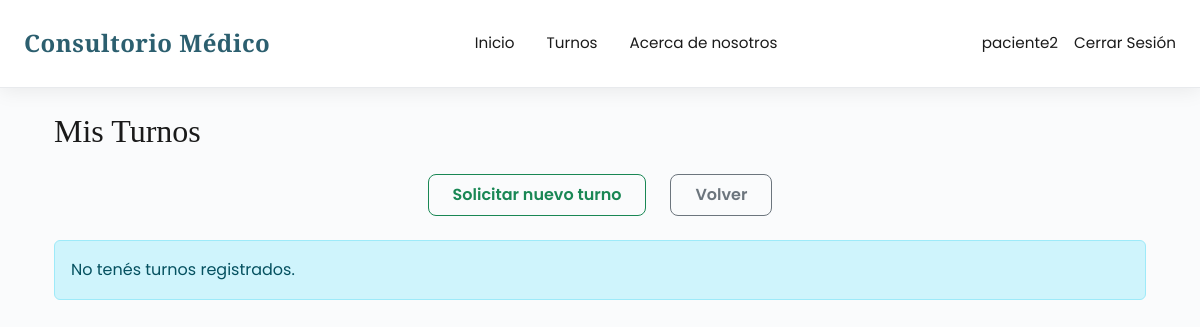
The app's page /turnos/mis/ (signed in), older data.
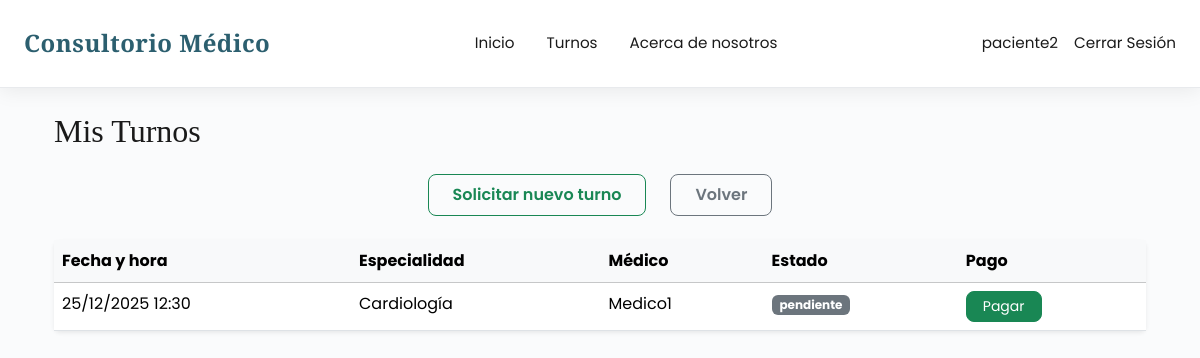
The same page, newer data.
### turnos/models.py (models this page shows, shortened)
class Turno(models.Model):
    paciente = models.ForeignKey(User, on_delete=models.CASCADE, related_name='turnos_paciente')
    medico = models.ForeignKey(User, on_delete=models.SET_NULL, null=True, blank=True, related_name='turnos_medico')
    especialidad = models.ForeignKey(Especialidad, on_delete=models.CASCADE, null=True, blank=True)
    fecha_hora = models.DateTimeField()
    creado_por = models.ForeignKey(User, on_delete=models.SET_NULL, null=True, blank=True, related_name='turnos_creados_por')
    estado = models.CharField(max_length=20, choices=ESTADO_TURNO, default='pendiente')
    asistencia_confirmada = models.BooleanField(default=False)  # la recepcionista marca cuando llega
    notificado_medico = models.BooleanField(default=False)      # la recepcionista puede avisar
    observaciones = models.TextField(blank=True)
    creado = models.DateTimeField(auto_now_add=True)
    pagado = models.BooleanField(default=False)
    metodo_pago = models.CharField(
        max_length=20,
        choices=[('mercadopago', 'Mercado Pago'), ('efectivo', 'Efectivo')],
        blank=True,
        null=True
    )
    id_pago_mp = models.CharField(max_length=100, blank=True, null=True)  # ID de MercadoPago
    class Meta:
        ordering = ['fecha_hora']

### Especialidades/models.py (models this page shows, shortened)
class Especialidad(models.Model):
    tipo = models.CharField(max_length=100, unique=True)
    descripcion = models.TextField(blank=True, null=True)

### turnos/views.py (the view)
# urls.py: path('mis/', views.MisTurnosView.as_view(), name='mis_turnos'),
class MisTurnosView(LoginRequiredMixin, GroupRequiredMixin, ListView):
    model = Turno
    template_name = 'turnos/mis_turnos.html'
    context_object_name = 'turnos'
    group_required = 'Paciente'
    def get_queryset(self):
        return Turno.objects.filter(
            paciente=self.request.user
        ).order_by('fecha_hora')

### Especialidades/templatetags/grupos_tags.py (called while the page is built)
@register.filter(name='has_group')
def has_group(user, group_name):
    return user.groups.filter(name=group_name).exists()

### accounts/mixins.py (called while the page is built)
    def dispatch(self, request, *args, **kwargs):
        if not request.user.is_authenticated:
            return self.handle_no_permission()
        allowed = False
        groups = self.group_required if isinstance(self.group_required, (list,tuple)) else [self.group_required]
        for g in groups:
            if request.user.groups.filter(name=g).exists():
                allowed = True
                break
        if not allowed:
            return self.handle_no_permission()
        return super().dispatch(request, *args, **kwargs)

### templates/turnos/mis_turnos.html (shortened to what this page needs)
{% extends "base.html" %}
{% block content %}
<div class="container mt-4">
    <h2 class="mb-4">Mis Turnos</h2>
    <div class="d-flex justify-content-center gap-4 mt-3">
        <a href="{% url 'turnos:crear_turno' %}"
           class="btn btn-outline-success px-4 py-2 fw-semibold rounded-3">
            Solicitar nuevo turno
        </a>
        <a href="{% url 'home' %}"
           class="btn btn-outline-secondary px-4 py-2 fw-semibold rounded-3">
            Volver
        </a>
    </div>
    {% if turnos %}
        <table class="table table-hover shadow-sm rounded mt-4">
    <thead class="table-light">
        <tr>
            <th>Fecha y hora</th>
            <th>Especialidad</th>
            <th>Médico</th>
            <th>Estado</th>
            <th>Pago</th>
        </tr>
    </thead>
    <tbody>
        {% for turno in turnos %}
        <tr>
            <td>{{ turno.fecha_hora|date:"d/m/Y H:i" }}</td>
            <td>{{ turno.especialidad.tipo }}</td>
            <td>
                {% if turno.medico %}
                    {{ turno.medico.get_full_name|default:turno.medico.username }}
                {% else %}
                    <span class="text-muted">Sin asignar</span>
                {% endif %}
            </td>
            <td>
                <span class="badge bg-secondary">{{ turno.estado }}</span>
            </td>
            <td>
                {% if not turno.pagado %}
                    <a href="{% url 'turnos:pagar_turno' turno.id %}"
                       class="btn btn-sm btn-success px-3 py-1 rounded-3">
                         Pagar
                    </a>
                {% else %}
                    <span class="badge bg-success">Pagado</span>
                {% endif %}
            </td>
        </tr>
        {% endfor %}
    </tbody>
</table>
    {% else %}
        <div class="alert alert-info mt-4">
            No tenés turnos registrados.
        </div>
    {% endif %}
</div>
{% endblock %}

Row changes from the older to the newer data that the page shows:
added Turno: fecha_hora "25/12/2025 12:30", especialidad.tipo "Cardiología", medico.get_full_name "Medico1", estado "pendiente", pagado "Pagar"
Text that changed along with them:
text no longer shown: "No tenés turnos registrados."
text now shown: "Fecha y hora Especialidad Médico Estado Pago"
